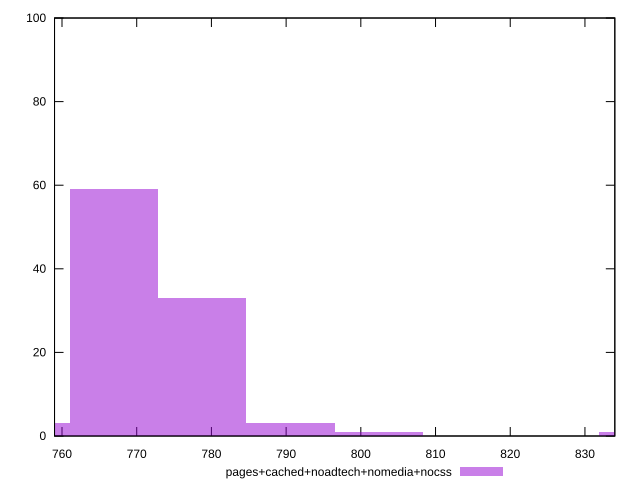

Here is the gnuplot script that generated this plot:
reset

$pagesCachedNoadtechNomediaNocss <<EOF
766.9953933332284 59
778.795322461432 33
790.5952515896355 3
802.3951807178389 1
837.7949681024495 1
755.1954642050249 3
EOF

set key outside below
set boxwidth 11.799929128203514
set xrange [759:834]
set yrange [0:100]
set trange [0:100]
set style fill transparent solid 0.5 noborder
set terminal svg size 640, 490 enhanced background rgb 'white'
set output "report_00009_2021-02-08T22-37-41.559Z/uses-rel-preload/comparison/histogram/4_vs_5.svg"

plot $pagesCachedNoadtechNomediaNocss title "pages+cached+noadtech+nomedia+nocss" with boxes

reset
